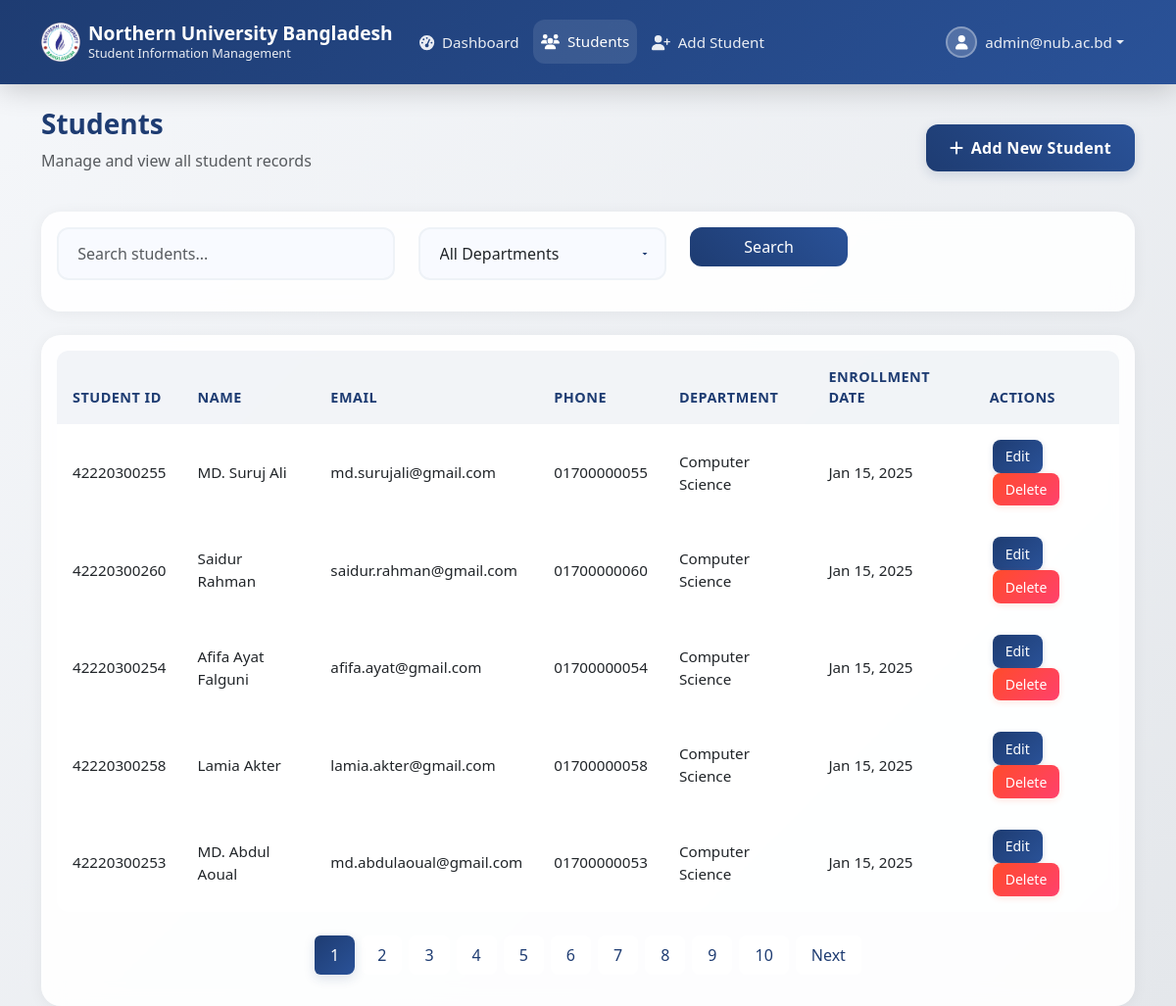
The app's page /index.php?page=students (signed in) with its own data.
### tables this page shows
CREATE TABLE `students` (
  `id` int(11) NOT NULL,
  `student_id` varchar(20) NOT NULL,
  `name` varchar(100) NOT NULL,
  `email` varchar(100) NOT NULL,
  `phone` varchar(20) DEFAULT NULL,
  `department` varchar(50) NOT NULL,
  `enrollment_date` date NOT NULL,
  `created_at` timestamp NOT NULL DEFAULT current_timestamp(),
  `updated_at` timestamp NOT NULL DEFAULT current_timestamp() ON UPDATE current_timestamp()
);

### includes/Student.php (called while the page is built, shortened)
<?php
class Student {
    private $conn;
    private $table = 'students';
    public function __construct($db) {
        $this->conn = $db;
    }
    public function read($search = '', $department = '', $page = 1, $per_page = 10) {
        $offset = ($page - 1) * $per_page;
        $query = "SELECT * FROM " . $this->table;
        $params = [];
        $query .= " ORDER BY created_at DESC LIMIT :offset, :per_page";
        $stmt = $this->conn->prepare($query);
        $stmt->bindValue(':offset', $offset, PDO::PARAM_INT);
        $stmt->bindValue(':per_page', $per_page, PDO::PARAM_INT);
        $stmt->execute();
        return $stmt;
    }
    public function getTotal($search = '', $department = '') {
        $query = "SELECT COUNT(*) as total FROM " . $this->table;
        $params = [];
        $stmt = $this->conn->prepare($query);
        $stmt->execute();
        $row = $stmt->fetch(PDO::FETCH_ASSOC);
        return $row['total'];
    }
}
?>

### pages/students.php (the view, shortened to what this page needs)
<?php
require_once 'includes/Student.php';
$database = new Database();
$db = $database->getConnection();
$student = new Student($db);
$page = isset($_GET['p']) ? (int)$_GET['p'] : 1;
$search = isset($_GET['search']) ? $_GET['search'] : '';
$department = isset($_GET['department']) ? $_GET['department'] : '';
$per_page = 5;
$result = $student->read($search, $department, $page, $per_page);
$total_students = $student->getTotal($search, $department);
$total_pages = ceil($total_students / $per_page);
?>
<div class="row mb-4 align-items-center">
    <div class="col-md-6">
        <h2 class="page-title">Students</h2>
        <p class="text-muted">Manage and view all student records</p>
    </div>
    <?php if ($_SESSION['user_role'] === 'admin'): ?>
    <div class="col-md-6 text-end">
        <a href="index.php?page=add-student" class="btn btn-primary add-student-btn">
            <i class="fas fa-plus me-2"></i>Add New Student
        </a>
    </div>
    <?php endif; ?>
</div>
<div class="card mb-4 search-card">
    <div class="card-body">
        <form method="GET" action="index.php">
            <div class="row">
                <div class="col-md-4 mb-3">
                    <input type="text" name="search" class="form-control" placeholder="Search students..." value="<?php echo htmlspecialchars($search); ?>">
                </div>
                <div class="col-md-3 mb-3">
                    <select name="department" class="form-control">
                        <option value="">All Departments</option>
                    </select>
                </div>
                <div class="col-md-2">
                    <button type="submit" class="btn btn-primary w-100">Search</button>
                </div>
            </div>
        </form>
    </div>
</div>
<div class="card student-list-card">
    <div class="card-body">
        <div class="table-responsive student-table">
            <table class="table table-hover">
                <thead>
                    <tr>
                        <th>Student ID</th>
                        <th>Name</th>
                        <th>Email</th>
                        <th>Phone</th>
                        <th>Department</th>
                        <th>Enrollment Date</th>
                        <?php if ($_SESSION['user_role'] === 'admin'): ?>
                        <th>Actions</th>
                        <?php endif; ?>
                    </tr>
                </thead>
                <tbody>
                    <?php while ($row = $result->fetch(PDO::FETCH_ASSOC)): ?>
                    <tr>
                        <td><?php echo htmlspecialchars($row['student_id']); ?></td>
                        <td><?php echo htmlspecialchars($row['name']); ?></td>
                        <td><?php echo htmlspecialchars($row['email']); ?></td>
                        <td><?php echo htmlspecialchars($row['phone']); ?></td>
                        <td><?php echo htmlspecialchars($row['department']); ?></td>
                        <td><?php echo date('M d, Y', strtotime($row['enrollment_date'])); ?></td>
                        <?php if ($_SESSION['user_role'] === 'admin'): ?>
                        <td>
                            <a href="index.php?page=edit-student&id=<?php echo $row['id']; ?>" class="btn btn-sm btn-primary">Edit</a>
                            <button type="button" class="btn btn-sm btn-danger"
                                    onclick="deleteStudent(<?php echo $row['id']; ?>, '<?php echo htmlspecialchars($row['name']); ?>')">
                                Delete
                            </button>
                        </td>
                        <?php endif; ?>
                    </tr>
                    <?php endwhile; ?>
                </tbody>
            </table>
        </div>
        <?php if ($total_pages > 1): ?>
<nav aria-label="Page navigation" class="mt-4">
            <ul class="pagination justify-content-center modern-pagination">
                <?php for ($i = 1; $i <= $total_pages; $i++): ?>
                <li class="page-item <?php echo $i === $page ? 'active' : ''; ?>">
                    <a class="page-link" href="index.php?page=students&p=<?php echo $i; ?>&search=<?php echo urlencode($search); ?>&department=<?php echo urlencode($department); ?>">
                        <?php echo $i; ?>
                    </a>
                </li>
                <?php endfor; ?>
                <?php if ($page < $total_pages): ?>
                <li class="page-item">
                    <a class="page-link" href="index.php?page=students&p=<?php echo ($page + 1); ?>&search=<?php echo urlencode($search); ?>&department=<?php echo urlencode($department); ?>">
                        Next
                    </a>
                </li>
                <?php endif; ?>
            </ul>
        </nav>
        <?php endif; ?>
    </div>
</div>

### assets/css/style.css (style rules this page uses)
body { background: linear-gradient(135deg, #f5f7fa 0%, #e4e7eb 100%); min-height: 100vh; }
.card, .stat-card { background: rgba(255, 255, 255, 0.9); -webkit-backdrop-filter: blur(10px); backdrop-filter: blur(10px); border-radius: 20px; border: 1px solid rgba(255, 255, 255, 0.2); overflow: hidden; transition: all 0.3s ease; }
.btn { border-radius: 12px; padding: 0.5rem 1rem; font-weight: 500; transition: all 0.3s ease; }
.btn-primary { background: linear-gradient(45deg, #1e3c72, #2a5298); border: none; }
.page-title { color: #1e3c72; font-weight: 700; margin-bottom: 0.25rem; }
.search-card { border: none; box-shadow: 0 2px 15px rgba(0, 0, 0, 0.05); margin-bottom: 2rem; }
.student-list-card { border: none; box-shadow: 0 2px 15px rgba(0, 0, 0, 0.05); }
.add-student-btn { padding: 0.75rem 1.5rem; font-weight: 600; letter-spacing: 0.3px; box-shadow: 0 4px 12px rgba(30, 60, 114, 0.15); transition: all 0.3s ease; }
.student-table { border-radius: 12px; overflow: hidden; }
.table { border-collapse: separate; border-spacing: 0; width: 100%; margin-bottom: 0; }
.table thead th { background: #f8faff; border: none; padding: 1rem 1.5rem; font-weight: 600; color: #1e3c72; font-size: 0.9rem; text-transform: uppercase; letter-spacing: 0.5px; }
.table tbody td { padding: 1rem 1.5rem; border-bottom: 1px solid rgba(0, 0, 0, 0.05); background: #ffffff; font-size: 0.95rem; vertical-align: middle; transition: all 0.2s ease; }
.table tbody tr:last-child td { border-bottom: none; }
.table tbody tr { transition: all 0.2s ease; }
.modern-pagination { gap: 0.5rem; }
.modern-pagination .page-link { border: none; padding: 0.5rem 1rem; border-radius: 8px; color: #1e3c72; font-weight: 500; transition: all 0.2s ease; }
.modern-pagination .page-item.active .page-link { background: linear-gradient(135deg, #1e3c72 0%, #2a5298 100%); color: white; box-shadow: 0 4px 12px rgba(30, 60, 114, 0.15); }
.search-card .form-control { border: 2px solid #eef2f7; border-radius: 12px; padding: 0.8rem 1.2rem; transition: all 0.3s ease; background: #f8faff; }
.search-card select.form-control { cursor: pointer; background-repeat: no-repeat; background-position: right 0.75rem center; background-size: 16px 12px; padding-right: 2.5rem; -webkit-appearance: none; -moz-appearance: none; appearance: none; }
.btn-sm { padding: 0.4rem 0.8rem; font-size: 0.875rem; border-radius: 8px; font-weight: 500; margin: 0 0.2rem; transition: all 0.2s ease; }
.btn-sm.btn-primary { background: linear-gradient(135deg, #1e3c72 0%, #2a5298 100%); border: none; box-shadow: 0 2px 6px rgba(30, 60, 114, 0.15); }
.btn-sm.btn-danger { background: linear-gradient(135deg, #ff4b2b 0%, #ff416c 100%); border: none; box-shadow: 0 2px 6px rgba(255, 75, 43, 0.15); }
.table thead th { background: rgba(30, 60, 114, 0.05); border: none; padding: 1rem; font-weight: 600; color: #1e3c72; }
.table tbody td { background: rgba(255, 255, 255, 0.6); border: none; padding: 1rem; vertical-align: middle; }
.table tbody tr { transition: all 0.3s ease; }
.page-title { font-size: 1.75rem; font-weight: 700; color: #1e3c72; margin-bottom: 0.5rem; }

### records on screen
students: student "42220300255", name "MD. Suruj Ali", email "md.surujali@gmail.com", phone "01700000055", department "Computer Science", enrollment_date "Jan 15, 2025"
students: student "42220300260", name "Saidur Rahman", email "saidur.rahman@gmail.com", phone "01700000060", department "Computer Science", enrollment_date "Jan 15, 2025"
students: student "42220300254", name "Afifa Ayat Falguni", email "afifa.ayat@gmail.com", phone "01700000054", department "Computer Science", enrollment_date "Jan 15, 2025"
students: student "42220300258", name "Lamia Akter", email "lamia.akter@gmail.com", phone "01700000058", department "Computer Science", enrollment_date "Jan 15, 2025"
students: student "42220300253", name "MD. Abdul Aoual", email "md.abdulaoual@gmail.com", phone "01700000053", department "Computer Science", enrollment_date "Jan 15, 2025"

### other values on screen
$_SESSION['user_email'] "admin@nub.ac.bd"
